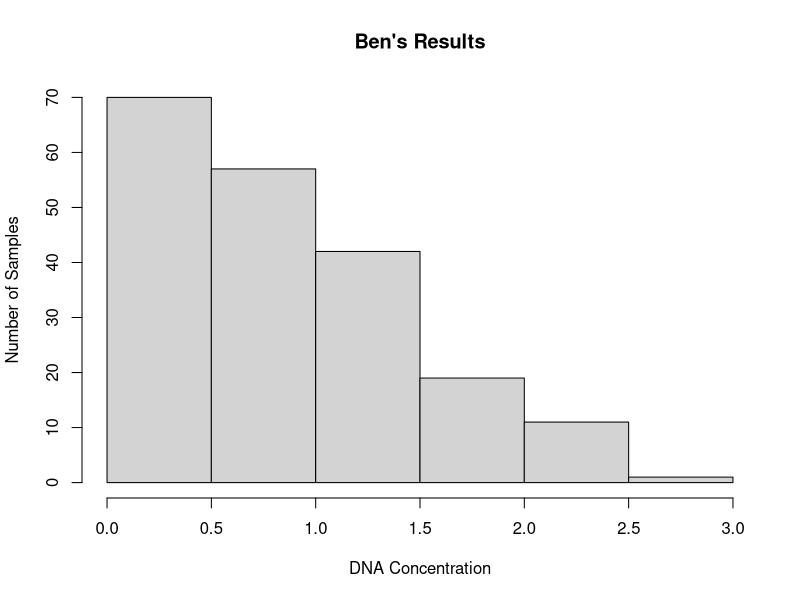
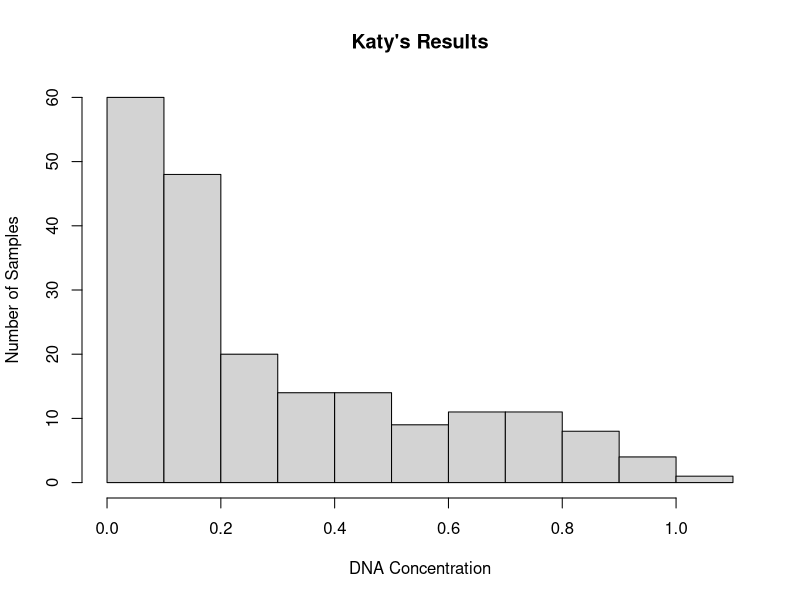
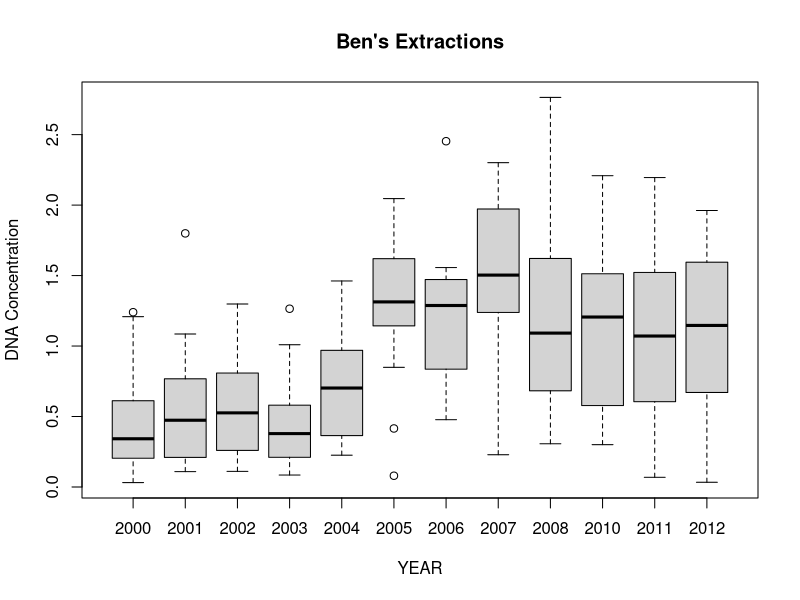
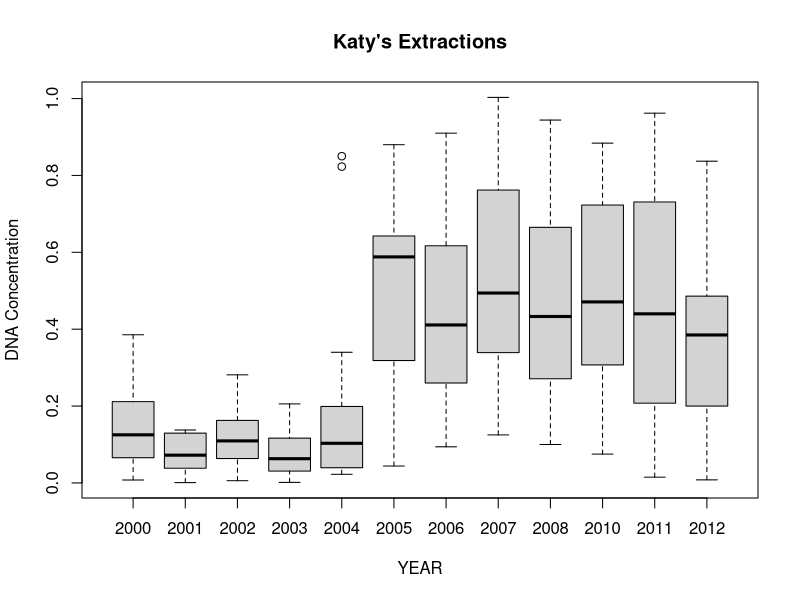
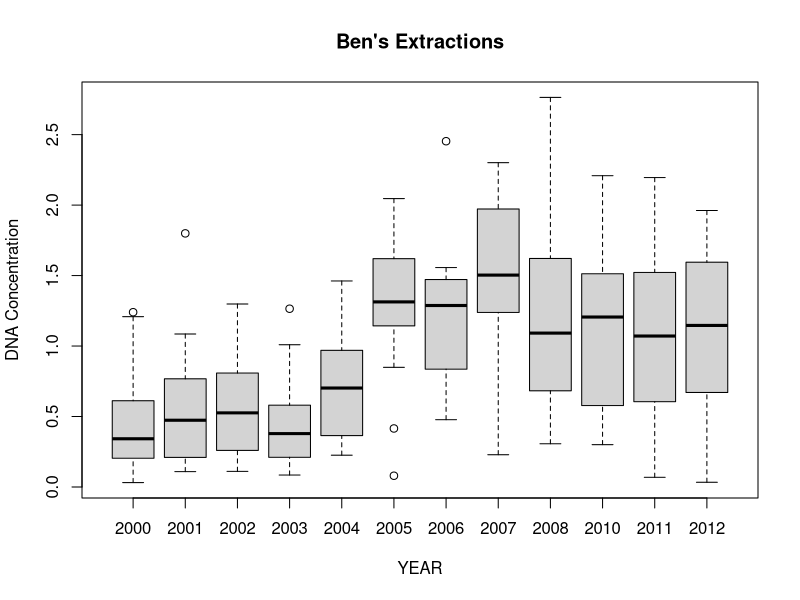
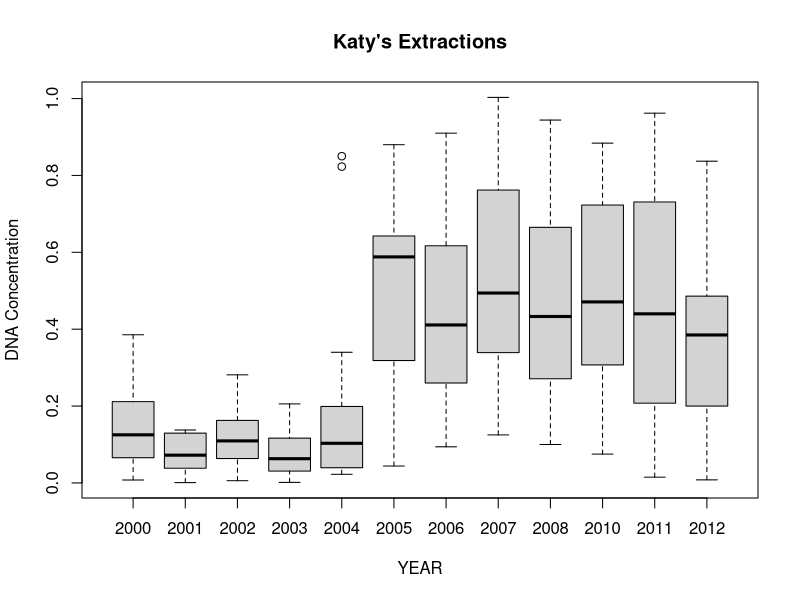

These charts were generated, in order, by the following R code:
dna <- read.csv("DNA_Conc_by_Extraction_Date.csv")
dna[,"Year_Collected"] <- factor(dna[,"Year_Collected"])
attach(dna)

#Create Histograms for Katy & Ben
hist(DNA_Concentration_Ben, xlab = "DNA Concentration", ylab = "Number of Samples", main = "Ben's Results")
hist(DNA_Concentration_Katy, xlab = "DNA Concentration", ylab = "Number of Samples", main = "Katy's Results")

#Create Boxplots for Katy & Ben by Year
ben.year <- dna[, col <- c("Year_Collected", "DNA_Concentration_Ben")] 
katy.year <- dna[, col <- c("Year_Collected", "DNA_Concentration_Katy")]
plot(ben.year, xlab = "YEAR", ylab = "DNA Concentration", main = "Ben's Extractions")
plot(katy.year, xlab = "YEAR", ylab = "DNA Concentration", main = "Katy's Extractions")

# Save Boxplots as Jpeg
jpeg("Ben_Boxplot.jpg")
plot(ben.year, xlab = "YEAR", ylab = "DNA Concentration", main = "Ben's Extractions")
dev.off()

jpeg("Katy_Boxplot.jpg")
plot(katy.year, xlab = "YEAR", ylab = "DNA Concentration", main = "Katy's Extractions")
dev.off()

#Compare Ben & Katy Extractions by Year

